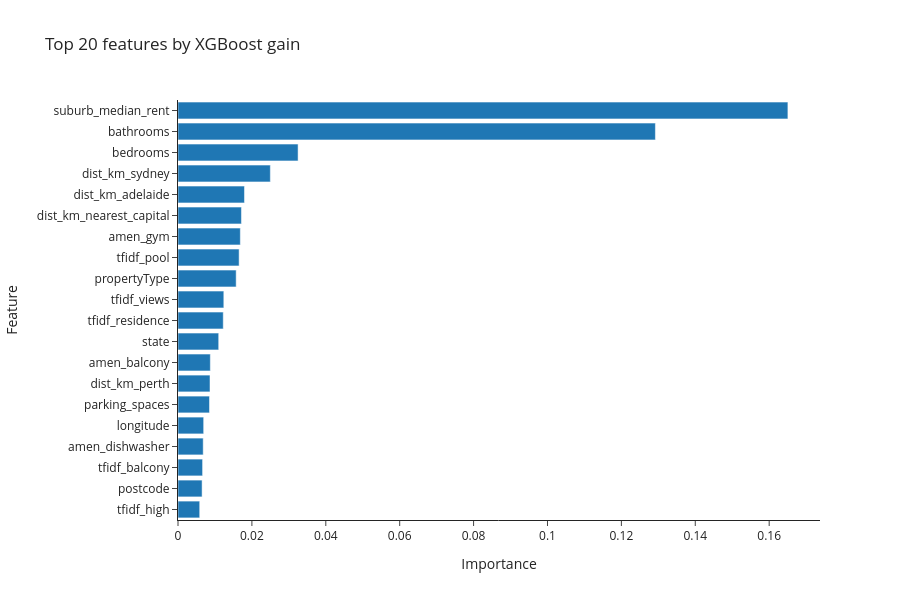

Notebook cell for this chart:
### Markdown cell above
### Inspect feature importance

Looking at which features the model relies on is a quick sanity check. We expect the new `suburb_median_rent`, the distance-to-capital features, and the structured property attributes to dominate.

### Code cell
importances = (
    pd.Series(best_model.feature_importances_, index=X_train.columns)
    .sort_values(ascending=False)
    .head(20)
)

fig = px.bar(
    importances.iloc[::-1],
    orientation="h",
    title="Top 20 features by XGBoost gain",
    labels={"value": "Importance", "index": "Feature"},
    height=600,
    template="simple_white",
)
fig.update_layout(showlegend=False)
fig.show()

### Figure 1 — Plotly figure (JSON) as saved in the notebook; plotly's stock layout.template omitted (floating-point values rounded to 4 significant figures)
{"data": [{"hovertemplate": "variable=0<br>Importance=%{x}<br>Feature=%{y}<extra></extra>", "legendgroup": "0", "marker": {"color": "#1F77B4", "pattern": {"shape": ""}}, "name": "0", "orientation": "h", "showlegend": true, "textposition": "auto", "type": "bar", "x": [0.005876, 0.006521, 0.006655, 0.006822, 0.006948, 0.008526, 0.008661, 0.008751, 0.01101, 0.01225, 0.0124, 0.01574, 0.01654, 0.01687, 0.01717, 0.01799, 0.02499, 0.0325, 0.1292, 0.1651], "xaxis": "x", "y": ["tfidf_high", "postcode", "tfidf_balcony", "amen_dishwasher", "longitude", "parking_spaces", "dist_km_perth", "amen_balcony", "state", "tfidf_residence", "tfidf_views", "propertyType", "tfidf_pool", "amen_gym", "dist_km_nearest_capital", "dist_km_adelaide", "dist_km_sydney", "bedrooms", "bathrooms", "suburb_median_rent"], "yaxis": "y"}], "layout": {"barmode": "relative", "height": 600, "legend": {"title": {"text": "variable"}, "tracegroupgap": 0}, "showlegend": false, "title": {"text": "Top 20 features by XGBoost gain"}, "xaxis": {"anchor": "y", "domain": [0, 1], "title": {"text": "Importance"}}, "yaxis": {"anchor": "x", "domain": [0, 1], "title": {"text": "Feature"}}}}
